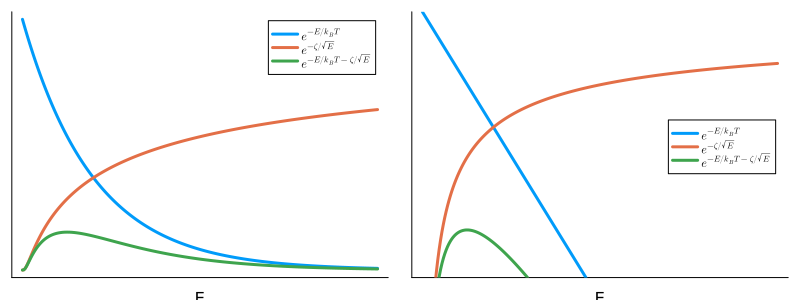

This figure's Julia source:
using LaTeXStrings
using Plots
gr()

len = 256
Es = range(0.01, 50, length=len)
maxwell = exp.(-Es ./ 10.0)
tunnel = exp.(-1.0 ./ sqrt.(Es ./ 10.0))
gamow = maxwell .* tunnel

plt1 = plot(Es, maxwell, linewidth=3, xlabel="E", label=L"e^{-E/k_B T}", xticks=false, yticks=false)
plot!(Es, tunnel, linewidth=3, label=L"e^{-\zeta/\sqrt{E}}")
plot!(Es, gamow, linewidth=3, label=L"e^{-E/k_B T-\zeta/\sqrt{E}}")

plt2 = plot(Es, maxwell, linewidth=3, xlabel="E", label=L"e^{-E/k_B T}", yscale=:log10, ylims=[0.1, 1.0], xticks=false, yticks=false, legend=:right)
plot!(Es, tunnel, linewidth=3, label=L"e^{-\zeta/\sqrt{E}}", yscale=:log10)
plot!(Es, gamow, linewidth=3, label=L"e^{-E/k_B T-\zeta/\sqrt{E}}", yscale=:log10)

plt = plot(plt1, plt2, layout=(1, 2), size=(800, 300))
savefig(plt, "gamow_peak.png")
